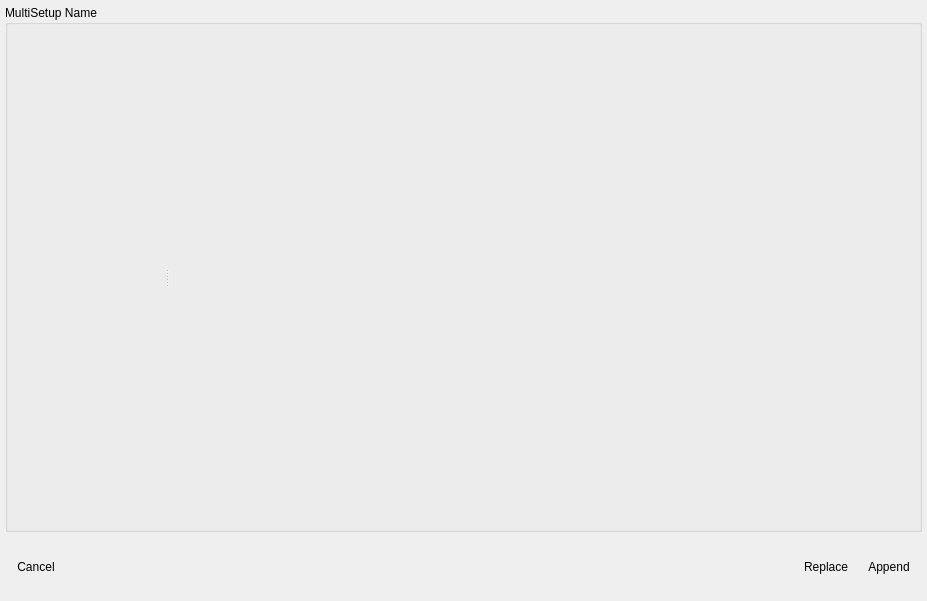
<?xml version="1.0" encoding="UTF-8"?>
<ui version="4.0">
 <class>omni::ui::proj::MultiSetupDialog</class>
 <widget class="QDialog" name="omni::ui::proj::MultiSetupDialog">
  <property name="geometry">
   <rect>
    <x>0</x>
    <y>0</y>
    <width>927</width>
    <height>601</height>
   </rect>
  </property>
  <property name="windowTitle">
   <string>Projector Arrangement MultiSetup</string>
  </property>
  <property name="modal">
   <bool>true</bool>
  </property>
  <layout class="QVBoxLayout" name="verticalLayout">
   <property name="leftMargin">
    <number>5</number>
   </property>
   <property name="topMargin">
    <number>5</number>
   </property>
   <property name="rightMargin">
    <number>5</number>
   </property>
   <property name="bottomMargin">
    <number>5</number>
   </property>
   <item>
    <widget class="QGroupBox" name="groupSetup">
     <property name="sizePolicy">
      <sizepolicy hsizetype="Preferred" vsizetype="Expanding">
       <horstretch>0</horstretch>
       <verstretch>0</verstretch>
      </sizepolicy>
     </property>
     <property name="title">
      <string>MultiSetup Name</string>
     </property>
     <layout class="QHBoxLayout" name="horizontalLayout_2">
      <item>
       <widget class="QSplitter" name="splitter">
        <property name="orientation">
         <enum>Qt::Horizontal</enum>
        </property>
        <widget class="omni::ui::proj::MultiSetupParameters" name="parameters" native="true">
         <property name="sizePolicy">
          <sizepolicy hsizetype="Preferred" vsizetype="Preferred">
           <horstretch>1</horstretch>
           <verstretch>0</verstretch>
          </sizepolicy>
         </property>
        </widget>
        <widget class="omni::ui::proj::MultiSetupPreview" name="preview" native="true">
         <property name="sizePolicy">
          <sizepolicy hsizetype="Expanding" vsizetype="Preferred">
           <horstretch>5</horstretch>
           <verstretch>0</verstretch>
          </sizepolicy>
         </property>
        </widget>
       </widget>
      </item>
     </layout>
    </widget>
   </item>
   <item>
    <widget class="QWidget" name="boxButtons" native="true">
     <layout class="QHBoxLayout" name="horizontalLayout">
      <property name="leftMargin">
       <number>5</number>
      </property>
      <property name="topMargin">
       <number>5</number>
      </property>
      <property name="rightMargin">
       <number>5</number>
      </property>
      <property name="bottomMargin">
       <number>5</number>
      </property>
      <item>
       <widget class="QToolButton" name="btnCancel">
        <property name="minimumSize">
         <size>
          <width>0</width>
          <height>48</height>
         </size>
        </property>
        <property name="text">
         <string>Cancel</string>
        </property>
        <property name="autoRaise">
         <bool>true</bool>
        </property>
       </widget>
      </item>
      <item>
       <spacer name="horizontalSpacer">
        <property name="orientation">
         <enum>Qt::Horizontal</enum>
        </property>
        <property name="sizeHint" stdset="0">
         <size>
          <width>40</width>
          <height>20</height>
         </size>
        </property>
       </spacer>
      </item>
      <item>
       <widget class="QToolButton" name="btnReplace">
        <property name="minimumSize">
         <size>
          <width>0</width>
          <height>48</height>
         </size>
        </property>
        <property name="text">
         <string>Replace</string>
        </property>
        <property name="autoRaise">
         <bool>true</bool>
        </property>
       </widget>
      </item>
      <item>
       <widget class="QToolButton" name="btnAppend">
        <property name="minimumSize">
         <size>
          <width>0</width>
          <height>48</height>
         </size>
        </property>
        <property name="text">
         <string>Append</string>
        </property>
        <property name="autoRaise">
         <bool>true</bool>
        </property>
       </widget>
      </item>
     </layout>
    </widget>
   </item>
  </layout>
 </widget>
 <customwidgets>
  <customwidget>
   <class>omni::ui::proj::MultiSetupParameters</class>
   <extends>QWidget</extends>
   <header>proj/MultiSetupParameters.h</header>
   <container>1</container>
  </customwidget>
  <customwidget>
   <class>omni::ui::proj::MultiSetupPreview</class>
   <extends>QWidget</extends>
   <header>proj/MultiSetupPreview.h</header>
   <container>1</container>
  </customwidget>
 </customwidgets>
 <resources/>
 <connections/>
</ui>
